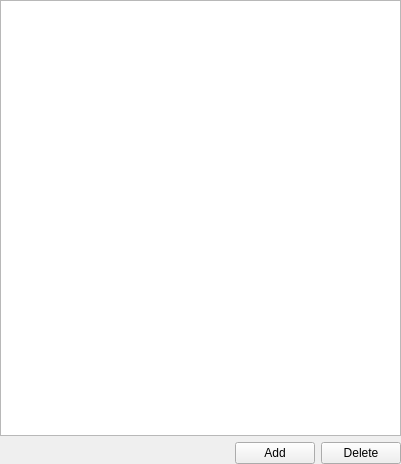
<ui version="4.0" >
 <class>StatusOptionsWidgetClass</class>
 <widget class="QWidget" name="StatusOptionsWidgetClass" >
  <property name="geometry" >
   <rect>
    <x>0</x>
    <y>0</y>
    <width>401</width>
    <height>464</height>
   </rect>
  </property>
  <layout class="QVBoxLayout" name="verticalLayout_2" >
   <property name="margin" >
    <number>0</number>
   </property>
   <item>
    <widget class="QTableWidget" name="tbwRules" >
     <property name="selectionMode" >
      <enum>QAbstractItemView::SingleSelection</enum>
     </property>
     <property name="selectionBehavior" >
      <enum>QAbstractItemView::SelectRows</enum>
     </property>
     <property name="sortingEnabled" >
      <bool>true</bool>
     </property>
    </widget>
   </item>
   <item>
    <layout class="QHBoxLayout" name="horizontalLayout" >
     <item>
      <spacer name="horizontalSpacer" >
       <property name="orientation" >
        <enum>Qt::Horizontal</enum>
       </property>
       <property name="sizeHint" stdset="0" >
        <size>
         <width>40</width>
         <height>20</height>
        </size>
       </property>
      </spacer>
     </item>
     <item>
      <widget class="QPushButton" name="pbtAdd" >
       <property name="text" >
        <string>Add</string>
       </property>
      </widget>
     </item>
     <item>
      <widget class="QPushButton" name="pbtDelete" >
       <property name="text" >
        <string>Delete</string>
       </property>
      </widget>
     </item>
    </layout>
   </item>
  </layout>
 </widget>
 <layoutdefault spacing="6" margin="11" />
 <tabstops>
  <tabstop>tbwRules</tabstop>
  <tabstop>pbtAdd</tabstop>
  <tabstop>pbtDelete</tabstop>
 </tabstops>
 <resources/>
 <connections/>
</ui>
